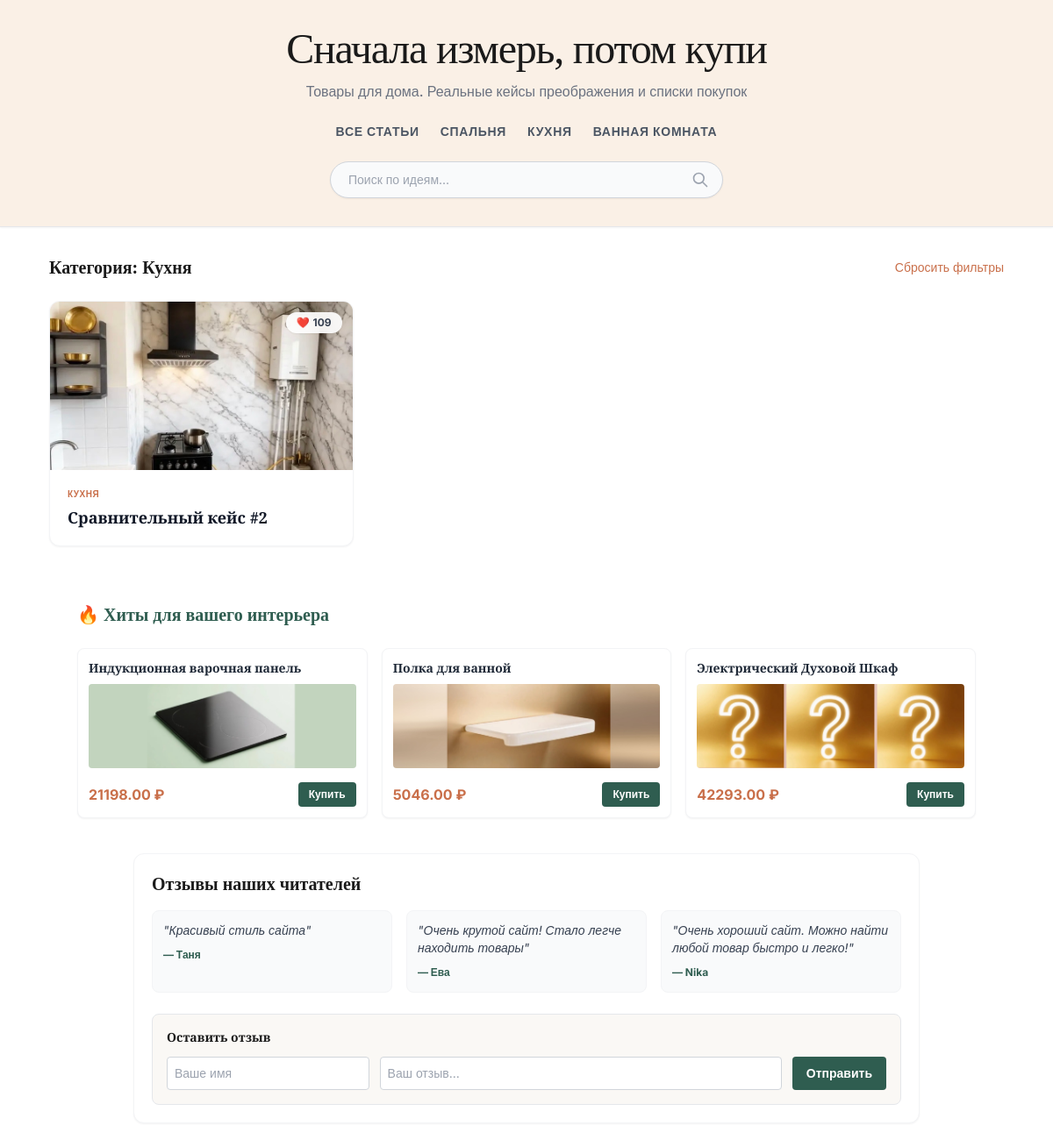
Screenshot of /category/kitchen/ with the database file from the repository.
### articles/models.py (models this page shows, shortened)
class Category(models.Model):
    name = models.CharField(max_length=100, verbose_name="Название")
    slug = models.SlugField(unique=True, verbose_name="URL-имя")
    class Meta:
        verbose_name = "Категория"
        verbose_name_plural = "Категории"

class Article(models.Model):
    title = models.CharField(max_length=200)
    text = models.TextField()
    image_before = models.ImageField(upload_to='articles_images/', blank=True, null=True, verbose_name="Фото ДО")
    image_after = models.ImageField(upload_to='articles_images/', blank=True, null=True, verbose_name="Фото ПОСЛЕ")
    category = models.ForeignKey(Category, on_delete=models.SET_NULL, null=True, blank=True, verbose_name="Категория")
    created_at = models.DateTimeField(auto_now_add=True)
    likes = models.IntegerField(default=0, verbose_name="Лайки")
    rating = models.IntegerField(default=0, verbose_name="Рейтинг") # <-- НОВАЯ СТРОКА

class Product(models.Model):
    article = models.ForeignKey(Article, on_delete=models.CASCADE, related_name='products', null=True, blank=True) # добавил null=True, чтобы товар мог существовать без статьи (для главной страницы)
    name = models.CharField(max_length=200, verbose_name="Название товара")
    price = models.DecimalField(max_digits=10, decimal_places=2, verbose_name="Цена (руб)")
    link = models.URLField(max_length=500, verbose_name="Партнёрская ссылка")
    image = models.ImageField(upload_to='product_images/', blank=True, null=True, verbose_name="Фото товара") # <-- НОВАЯ СТРОКА

class Review(models.Model):
    name = models.CharField(max_length=100, verbose_name="Ваше имя")
    text = models.TextField(verbose_name="Текст отзыва")
    created_at = models.DateTimeField(auto_now_add=True, verbose_name="Дата")

### articles/views.py (the view)
# urls.py: 2. Add a URL to urlpatterns:  path('', views.home, name='home')
def home(request, category_slug=None):
    categories = Category.objects.all()
    articles = Article.objects.all().order_by('-created_at')
    reviews = Review.objects.all().order_by('-created_at')[:3]
    top_products = Product.objects.all().order_by('?')[:3]
    query = request.GET.get('q')
    if query:
        articles = articles.filter(
            Q(title__icontains=query) |
            Q(text__icontains=query) |
            Q(category__name__icontains=query)
        )
    current_category = None
    if category_slug:
        current_category = get_object_or_404(Category, slug=category_slug)
        articles = articles.filter(category=current_category)
    if request.method == 'POST':
        name = request.POST.get('name')
        text = request.POST.get('text')
        if name and text:
            Review.objects.create(name=name, text=text)
            return redirect('home')
    return render(request, 'index.html', {
        'articles': articles,
        'categories': categories,
        'reviews': reviews,
        'top_products': top_products,
        'current_category': current_category,
        'query': query,
    })

### articles/templates/index.html (shortened to what this page needs)
{% extends 'base.html' %}
{% block content %}
    <div class="flex items-center justify-between mb-6">
        <h2 class="text-xl font-bold font-serif">
            {% if query %}
                Результаты поиска: "{{ query }}"
            {% elif current_category %}
                Категория: {{ current_category.name }}
            {% else %}
                Популярные статьи
            {% endif %}
        </h2>
        {% if query or current_category %}
            <a href="{% url 'home' %}" class="text-sm text-[#C96F4A] hover:underline">Сбросить фильтры</a>
        {% endif %}
    </div>
    <div class="grid grid-cols-1 md:grid-cols-2 lg:grid-cols-3 gap-6">
        {% for article in articles %}
            <div class="bg-white rounded-xl overflow-hidden shadow-sm hover:shadow-lg transition duration-300 border border-gray-100 flex flex-col">
                <a href="{% url 'article_detail' article.pk %}" class="block relative h-48 bg-gray-100">
                    {% if article.image_after %}
                        <img src="{{ article.image_after.url }}" alt="{{ article.title }}" class="w-full h-full object-cover">
                    {% else %}
                        <div class="flex items-center justify-center w-full h-full text-gray-400 text-sm">Нет фото</div>
                    {% endif %}
                    <div class="absolute top-3 right-3 bg-white/90 backdrop-blur px-3 py-1 rounded-full text-xs font-bold flex items-center gap-1 shadow-sm">
                        <button onclick="likeArticle({{ article.pk }}, this)" class="flex items-center gap-1 text-gray-700 hover:text-red-500 transition">
                            ❤️ <span id="likes-count-{{ article.pk }}">{{ article.likes }}</span>
                        </button>
                    </div>
                </a>
                <div class="p-5 flex flex-col flex-grow">
                    {% if article.category %}
                        <span class="text-[10px] font-bold text-[#C96F4A] uppercase tracking-wider mb-2">{{ article.category.name }}</span>
                    {% endif %}
                    <a href="{% url 'article_detail' article.pk %}" class="block flex-grow">
                        <h3 class="font-bold text-lg leading-tight text-gray-900 hover:text-[#C96F4A] transition">{{ article.title }}</h3>
                    </a>
                </div>
            </div>
        {% empty %}
            <div class="col-span-full text-center py-10 bg-white rounded-xl border border-gray-100">
                <p class="text-gray-500">По вашему запросу ничего не найдено. <a href="{% url 'home' %}" class="text-[#C96F4A] hover:underline">Вернуться на главную</a>.</p>
            </div>
        {% endfor %}
    </div>
    {% if top_products %}
    <div class="mt-16 mb-8 max-w-5xl mx-auto">
        <h2 class="text-xl font-bold mb-6 text-[#2F5D50] font-serif">🔥 Хиты для вашего интерьера</h2>
        <div class="grid grid-cols-1 md:grid-cols-3 gap-4">
            {% for product in top_products %}
            <div class="bg-white rounded-lg shadow-sm border border-gray-100 p-3 flex flex-col justify-between hover:shadow-md transition">
                <div>
                    <h3 class="font-bold text-gray-800 text-sm mb-2">{{ product.name }}</h3>
                    <div class="h-24 bg-gray-50 rounded mb-3 overflow-hidden flex items-center justify-center">
                        {% if product.image %}
                            <img src="{{ product.image.url }}" alt="{{ product.name }}" class="w-full h-full object-cover">
                        {% else %}
                            <span class="text-gray-400 text-xs">Фото</span>
                        {% endif %}
                    </div>
                </div>
                <div class="flex items-center justify-between mt-1">
                    <span class="text-[#C96F4A] font-bold text-base">{{ product.price }} ₽</span>
                    <a href="{{ product.link }}" target="_blank" rel="nofollow" class="bg-[#2F5D50] text-white px-3 py-1.5 rounded text-xs font-bold hover:bg-black transition">
                        Купить
                    </a>
                </div>
            </div>
            {% endfor %}
        </div>
    </div>
    {% endif %}
    <div class="mt-10 bg-white rounded-xl p-5 shadow-sm border border-gray-100 max-w-4xl mx-auto">
        <h2 class="text-xl font-bold mb-4 font-serif">Отзывы наших читателей</h2>
        <div class="grid grid-cols-1 md:grid-cols-3 gap-4 mb-6">
            {% for review in reviews %}
            <div class="bg-gray-50 p-3 rounded-lg border border-gray-100">
                <p class="text-sm text-gray-700 italic mb-1">"{{ review.text }}"</p>
                <span class="text-xs font-bold text-[#2F5D50]">— {{ review.name }}</span>
            </div>
            {% empty %}
            <p class="text-sm text-gray-500">Пока нет отзывов. Будьте первыми!</p>
            {% endfor %}
        </div>
        <form method="POST" class="bg-[#FAF8F5] p-4 rounded-lg border border-gray-200">
            <h3 class="font-bold text-sm mb-3">Оставить отзыв</h3>
            <div class="flex flex-col md:flex-row gap-3">
                <input type="text" name="name" placeholder="Ваше имя" required class="w-full md:w-1/3 p-2 text-sm rounded border border-gray-300 focus:outline-none focus:border-[#C96F4A]">
                <input type="text" name="text" placeholder="Ваш отзыв..." required class="w-full md:w-2/3 p-2 text-sm rounded border border-gray-300 focus:outline-none focus:border-[#C96F4A]">
                <button type="submit" class="bg-[#2F5D50] text-white px-4 py-2 text-sm rounded font-bold hover:bg-black transition whitespace-nowrap">Отправить</button>
            </div>
        </form>
    </div>
{% endblock %}

### articles/templates/base.html (shortened to what this page needs)
{% load static %}
<!DOCTYPE html>
<html lang="ru">
<head>
    <script src="https://cdn.tailwindcss.com?plugins=typography"></script>
</head>
<body class="bg-white text-[#1A1A1A] antialiased" style="font-family: 'Inter', sans-serif;">
    <header class="bg-[#FAF0E6] border-b border-gray-200 py-8 px-4 shadow-sm">
        <div class="max-w-6xl mx-auto text-center">
            <a href="{% url 'home' %}" class="inline-block">
                <h1 class="text-3xl md:text-5xl font-serif tracking-tight mb-3 hover:text-[#C96F4A] transition">Сначала измерь, потом купи</h1>
            </a>
            <p class="text-gray-500 text-sm md:text-base mb-6 font-medium">Товары для дома. Реальные кейсы преображения и списки покупок</p>
            <nav class="flex flex-wrap justify-center gap-x-6 gap-y-2 text-xs md:text-sm font-semibold uppercase tracking-wider text-gray-600 mb-6">
                <a href="{% url 'home' %}" class="hover:text-[#C96F4A] transition">Все статьи</a>
                {% for category in categories %}
                    <a href="{% url 'category_list' category.slug %}" class="hover:text-[#C96F4A] transition">{{ category.name }}</a>
                {% endfor %}
            </nav>
            <div class="max-w-md mx-auto">
                <form method="GET" action="{% url 'home' %}" class="relative flex items-center">
                    <input type="text" name="q" value="{{ query|default:'' }}" placeholder="Поиск по идеям..."
                           class="w-full pl-5 pr-12 py-2.5 rounded-full border border-gray-300 focus:outline-none focus:border-[#C96F4A] text-sm text-gray-700 bg-gray-50 focus:bg-white shadow-sm transition">
                    <button type="submit" class="absolute right-4 text-gray-400 hover:text-[#C96F4A] transition">
                        <svg xmlns="http://www.w3.org/2000/svg" class="h-5 w-5" fill="none" viewBox="0 0 24 24" stroke="currentColor">
                            <path stroke-linecap="round" stroke-linejoin="round" stroke-width="2" d="M21 21l-6-6m2-5a7 7 0 11-14 0 7 7 0 0114 0z" />
                        </svg>
                    </button>
                </form>
            </div>
        </div>
    </header>
    <main class="max-w-6xl mx-auto p-4 md:p-8 min-h-screen">
        {% block content %}
        {% endblock %}
    </main>
</body>
</html>

### articles/templates/base.html (style rules this page uses)
h1, h2, h3, h4, .font-serif { font-family: 'Prata', serif; }

### rows the page displays
Category: name "СПАЛЬНЯ"
Category: name "КУХНЯ", name "Кухня"
Category: name "ВАННАЯ КОМНАТА"
Article: image_after (picture), likes "109", category.name "КУХНЯ", title "Сравнительный кейс #2"
Product: name "Индукционная варочная панель", image (picture), price "21198.00"
Product: name "Полка для ванной", image (picture), price "5046.00"
Product: name "Электрический Духовой Шкаф", image (picture), price "42293.00"
Review: text "Красивый стиль сайта", name "Таня"
Review: text "Очень крутой сайт! Стало легче находить товары", name "Ева"
Review: text "Очень хороший сайт. Можно найти любой товар быстро и легко!", name "Nika"
